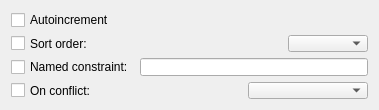
<?xml version="1.0" encoding="UTF-8"?>
<ui version="4.0">
 <class>ColumnPrimaryKeyPanel</class>
 <widget class="QWidget" name="ColumnPrimaryKeyPanel">
  <property name="geometry">
   <rect>
    <x>0</x>
    <y>0</y>
    <width>379</width>
    <height>110</height>
   </rect>
  </property>
  <property name="minimumSize">
   <size>
    <width>0</width>
    <height>110</height>
   </size>
  </property>
  <property name="windowTitle">
   <string notr="true">Form</string>
  </property>
  <layout class="QVBoxLayout" name="verticalLayout">
   <item>
    <widget class="QCheckBox" name="autoIncrCheck">
     <property name="text">
      <string>Autoincrement</string>
     </property>
    </widget>
   </item>
   <item>
    <widget class="QWidget" name="sortOrderWidget" native="true">
     <layout class="QHBoxLayout" name="horizontalLayout">
      <property name="leftMargin">
       <number>0</number>
      </property>
      <property name="topMargin">
       <number>0</number>
      </property>
      <property name="rightMargin">
       <number>0</number>
      </property>
      <property name="bottomMargin">
       <number>0</number>
      </property>
      <item>
       <widget class="QCheckBox" name="sortOrderCheck">
        <property name="text">
         <string>Sort order:</string>
        </property>
       </widget>
      </item>
      <item>
       <widget class="QComboBox" name="sortOrderCombo">
        <property name="maximumSize">
         <size>
          <width>80</width>
          <height>16777215</height>
         </size>
        </property>
       </widget>
      </item>
     </layout>
    </widget>
   </item>
   <item>
    <widget class="QWidget" name="namedWidget" native="true">
     <layout class="QHBoxLayout" name="horizontalLayout_2">
      <property name="leftMargin">
       <number>0</number>
      </property>
      <property name="topMargin">
       <number>0</number>
      </property>
      <property name="rightMargin">
       <number>0</number>
      </property>
      <property name="bottomMargin">
       <number>0</number>
      </property>
      <item>
       <widget class="QCheckBox" name="namedCheck">
        <property name="text">
         <string>Named constraint:</string>
        </property>
       </widget>
      </item>
      <item>
       <widget class="QLineEdit" name="namedEdit"/>
      </item>
     </layout>
    </widget>
   </item>
   <item>
    <widget class="QWidget" name="conflictWidget" native="true">
     <layout class="QHBoxLayout" name="horizontalLayout_3">
      <property name="leftMargin">
       <number>0</number>
      </property>
      <property name="topMargin">
       <number>0</number>
      </property>
      <property name="rightMargin">
       <number>0</number>
      </property>
      <property name="bottomMargin">
       <number>0</number>
      </property>
      <item>
       <widget class="QCheckBox" name="conflictCheck">
        <property name="text">
         <string>On conflict:</string>
        </property>
       </widget>
      </item>
      <item>
       <widget class="QComboBox" name="conflictCombo">
        <property name="maximumSize">
         <size>
          <width>120</width>
          <height>16777215</height>
         </size>
        </property>
       </widget>
      </item>
     </layout>
    </widget>
   </item>
  </layout>
 </widget>
 <resources/>
 <connections/>
</ui>
